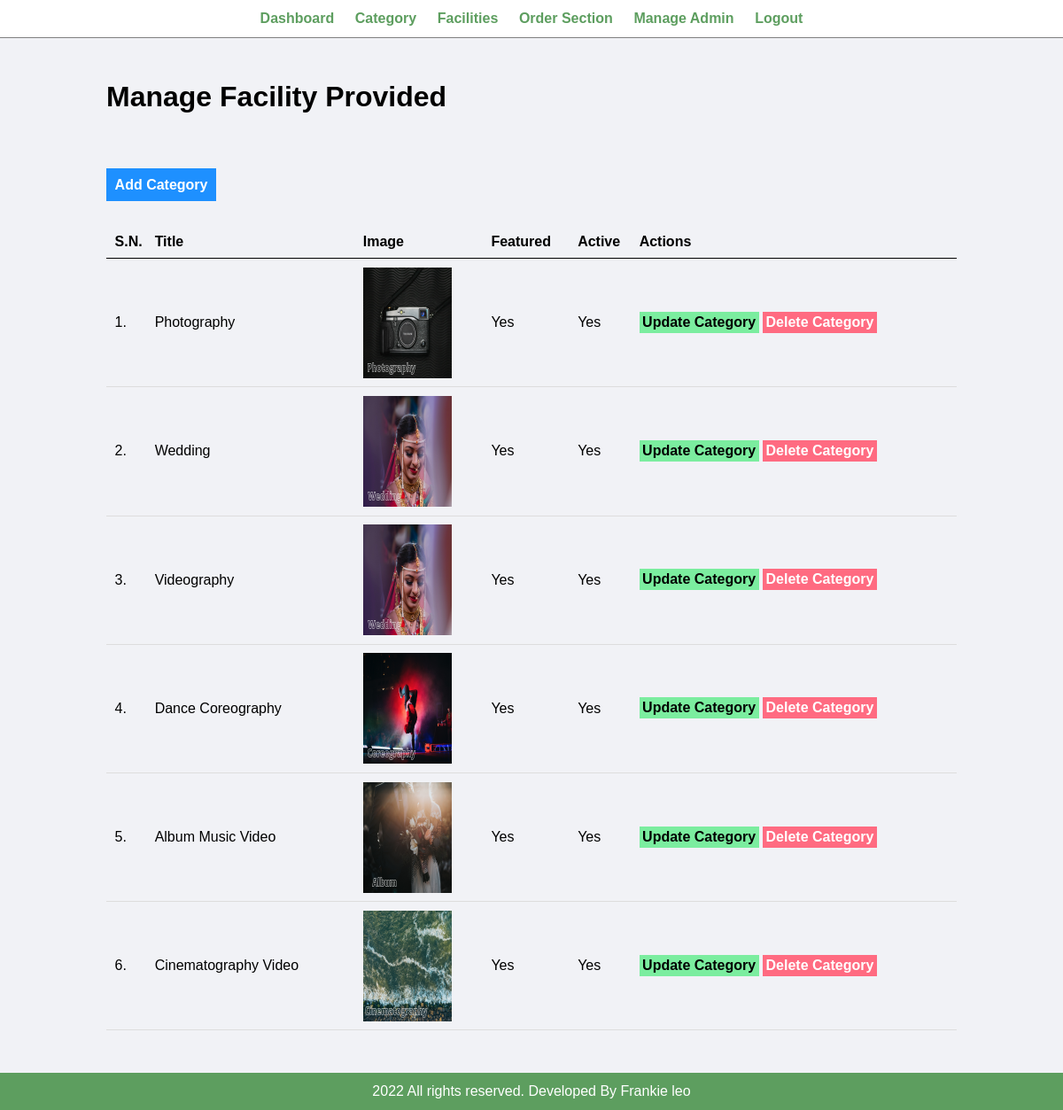
The app's page /admin/manage-category.php (signed in) with its own data.
### tables this page shows
CREATE TABLE `tbl_category` (
  `id` int(10) UNSIGNED NOT NULL,
  `title` varchar(100) NOT NULL,
  `image_name` varchar(255) NOT NULL,
  `featured` varchar(10) NOT NULL,
  `active` varchar(10) NOT NULL
);

### admin/manage-category.php (the view, shortened to what this page needs)
<?php include('partials/menu.php'); ?>
<div class="main-content">
    <div class="wrapper">
        <h1>Manage Facility Provided</h1>
        <br /><br />
        <br><br>
                <a href="<?php echo SITEURL; ?>admin/add-category.php" class="btn-primary">Add Category</a>
                <br /><br /><br />
                <table class="tbl-full">
                    <tr>
                        <th>S.N.</th>
                        <th>Title</th>
                        <th>Image</th>
                        <th>Featured</th>
                        <th>Active</th>
                        <th>Actions</th>
                    </tr>
                    <?php
                        $sql = "SELECT * FROM tbl_category";
                        $res = mysqli_query($conn, $sql);
                        $count = mysqli_num_rows($res);
                        $sn=1;
                        if($count>0)
                        {
                            while($row=mysqli_fetch_assoc($res))
                            {
                                $id = $row['id'];
                                $title = $row['title'];
                                $image_name = $row['image_name'];
                                $featured = $row['featured'];
                                $active = $row['active'];
                                ?>
                                    <tr>
                                        <td><?php echo $sn++; ?>. </td>
                                        <td><?php echo $title; ?></td>
                                        <td>
                                            <?php
                                                if($image_name!="")
                                                {
                                                    ?>
                                                    <img src="<?php echo SITEURL; ?>images/category/<?php echo $image_name; ?>" width="100px" >
                                                    <?php
                                                }
                                                else
                                                {
                                                    echo "<div class='error'>Image not Added.</div>";
                                                }
                                            ?>
                                        </td>
                                        <td><?php echo $featured; ?></td>
                                        <td><?php echo $active; ?></td>
                                        <td>
                                            <a href="<?php echo SITEURL; ?>admin/update-category.php?id=<?php echo $id; ?>" class="btn-secondary">Update Category</a>
                                            <a href="<?php echo SITEURL; ?>admin/delete-category.php?id=<?php echo $id; ?>&image_name=<?php echo $image_name; ?>" class="btn-danger">Delete Category</a>
                                        </td>
                                    </tr>
                                <?php
                            }
                        }
                        else
                        {
                            ?>
                            <tr>
                                <td colspan="6"><div class="error">No Category Added.</div></td>
                            </tr>
                            <?php
                        }
                    ?>
                </table>
    </div>
</div>
<?php include('partials/footer.php'); ?>

### admin/partials/menu.php (shortened to what this page needs)
<html>
    <head>
        <link rel="stylesheet" href="../css/admin.css">
    </head>
    <body>
        <div class="menu text-center">
            <div class="wrapper">
                <ul>
                    <li><a href="index.php">Dashboard</a></li>
                    <li><a href="manage-category.php">Category</a></li>
                    <li><a href="manage-food.php">Facilities</a></li>
                    <li><a href="manage-order.php">Order Section</a></li>
                    <li><a href="manage-admin.php">Manage Admin</a></li>
                    <li><a href="logout.php">Logout</a></li>
                </ul>
            </div>
        </div>

### admin/partials/footer.php
<div class="footer">
            <div class="wrapper">
                <p class="text-center"><?php echo date("Y"); ?> All rights reserved. Developed By Frankie leo</a></p>
            </div>
        </div>
    </body>
</html>

### css/admin.css (style rules this page uses)
* { margin: 0; padding: 0; font-family: Arial, Helvetica, sans-serif; }
.wrapper { padding: 1%; width: 80%; margin: 0 auto; }
.text-center { text-align: center; }
.tbl-full { width: 100%; }
table { border-collapse: collapse; width: 100%; }
th, td { padding: 8px; text-align: left; border-bottom: 1px solid #ddd; }
table tr th { border-bottom: 1px solid black; padding: 1%; text-align: left; }
table tr td { padding: 1%; }
.btn-primary { background-color: #1e90ff; padding: 1%; color: white; text-decoration: none; font-weight: bold; }
.btn-secondary { background-color: #7bed9f; padding: 1%; color: black; text-decoration: none; font-weight: bold; }
.btn-danger { background-color: #ff6b81; padding: 1%; color: white; text-decoration: none; font-weight: bold; }
.menu { border-bottom: 1px solid grey; }
.menu ul { list-style-type: none; }
.menu ul li { display: inline; padding: 1%; }
.menu ul li a { text-decoration: none; font-weight: bold; color: #5d9e5f; }
.main-content { background-color: #f1f2f6; padding: 3% 0; }
.footer { background-color: #5d9e5f; color: white; }

### records on screen
tbl_category: title "Photography", image_name (picture), featured "Yes", active "Yes"
tbl_category: title "Wedding", image_name (picture), featured "Yes", active "Yes"
tbl_category: title "Videography", image_name (picture), featured "Yes", active "Yes"
tbl_category: title "Dance Coreography", image_name (picture), featured "Yes", active "Yes"
tbl_category: title "Album Music Video", image_name (picture), featured "Yes", active "Yes"
tbl_category: title "Cinematography Video", image_name (picture), featured "Yes", active "Yes"
